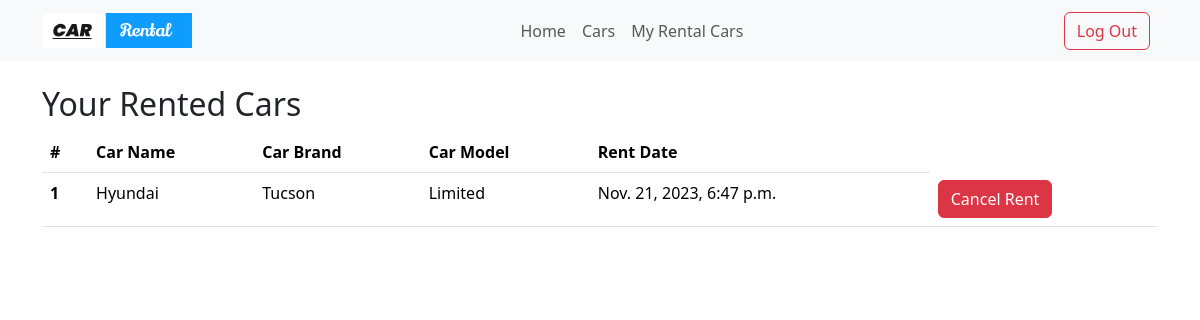
Screenshot of /user/rented-cars/ (signed in) with the database file from the repository.
### rental/models.py (models this page shows, shortened)
class Rental(models.Model):
    user = models.ForeignKey(CustomUser, on_delete=models.CASCADE)
    car = models.ForeignKey(Car, on_delete=models.CASCADE)
    rental_date = models.DateTimeField(auto_now_add=True)

class Car(models.Model):
    name = models.CharField(max_length=100)
    brand = models.CharField(max_length=50)
    model = models.CharField(max_length=50)
    price = models.DecimalField(max_digits=10, decimal_places=2)
    available = models.BooleanField(default=False)
    image = models.ImageField(upload_to="car_images/", blank=True, null=True)

### rental/views.py (the view)
# urls.py: path("user/rented-cars/", UserRentedCarsView.as_view(), name="user_rented_cars"),
class UserRentedCarsView(LoginRequiredMixin, generic.ListView):
    model = Rental
    template_name = "user_rental_car.html"
    context_object_name = "rented_cars"
    ordering = ["-rent_date"]
    def get_queryset(self):
        return Rental.objects.filter(user=self.request.user)

### templates/user_rental_car.html (shortened to what this page needs)
{% extends 'base.html' %}
{% block template %}
{% include 'navbar.html' %}
<div class="container mt-4">
    <h2>Your Rented Cars</h2>
    <table class="table">
        <thead>
            <tr>
                <th scope="col">#</th>
                <th scope="col">Car Name</th>
                <th scope="col">Car Brand</th>
                <th scope="col">Car Model</th>
                <th scope="col">Rent Date</th>
            </tr>
        </thead>
        <tbody>
            {% for rental in rented_cars %}
            <tr>
                <th scope="row">{{ forloop.counter }}</th>
                <td>{{ rental.car.name }}</td>
                <td>{{ rental.car.brand }}</td>
                <td>{{ rental.car.model }}</td>
                <td>{{ rental.rental_date }}</td>
                <td>
                    <form method="post" action="{% url 'cancel_rent' rental.id %}" class="cancel-rent-form">
                        <button type="submit" class="btn btn-danger">Cancel Rent</button>
                    </form>
                </td>
            </tr>
            {% endfor %}
        </tbody>
    </table>
</div>
{% endblock %}

### rows the page displays
Rental: car.name "Hyundai", car.brand "Tucson", car.model "Limited", rental_date "Nov. 21, 2023, 6:47 p.m."
